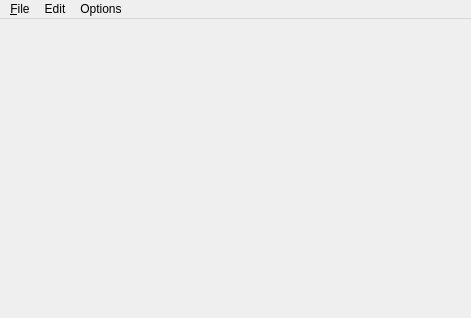
<ui version="4.0" >
 <class>qmwLister</class>
 <widget class="QMainWindow" name="qmwLister" >
  <property name="geometry" >
   <rect>
    <x>0</x>
    <y>0</y>
    <width>471</width>
    <height>318</height>
   </rect>
  </property>
  <property name="windowTitle" >
   <string>Lister</string>
  </property>
  <widget class="QWidget" name="centralwidget" >
   <layout class="QHBoxLayout" >
    <property name="margin" >
     <number>9</number>
    </property>
    <property name="spacing" >
     <number>6</number>
    </property>
   </layout>
  </widget>
  <widget class="QMenuBar" name="menubar" >
   <property name="geometry" >
    <rect>
     <x>0</x>
     <y>0</y>
     <width>471</width>
     <height>21</height>
    </rect>
   </property>
   <widget class="QMenu" name="menuEdit" >
    <property name="title" >
     <string>Edit</string>
    </property>
    <addaction name="actionCopy_as_text" />
    <addaction name="actionSelect_all" />
    <addaction name="separator" />
    <addaction name="qaFind" />
    <addaction name="qaFindNext" />
   </widget>
   <widget class="QMenu" name="menuFile" >
    <property name="title" >
     <string>&amp;File</string>
    </property>
    <addaction name="actionOpen" />
    <addaction name="actionSave_as" />
    <addaction name="qaPrint" />
    <addaction name="qaPrintSetup" />
    <addaction name="separator" />
    <addaction name="qaClose" />
   </widget>
   <widget class="QMenu" name="menuOptions" >
    <property name="title" >
     <string>Options</string>
    </property>
    <addaction name="qaText" />
    <addaction name="qaBinary" />
    <addaction name="qaHex" />
    <addaction name="qaMultimedia" />
    <addaction name="separator" />
    <addaction name="qaANSI" />
    <addaction name="qaASCII" />
    <addaction name="qaVariableCharWidth" />
    <addaction name="separator" />
    <addaction name="qaWrapText" />
    <addaction name="qaFitImageToWindow" />
   </widget>
   <addaction name="menuFile" />
   <addaction name="menuEdit" />
   <addaction name="menuOptions" />
  </widget>
  <action name="actionOpen" >
   <property name="text" >
    <string>Open</string>
   </property>
  </action>
  <action name="actionSave_as" >
   <property name="text" >
    <string>Save as...</string>
   </property>
  </action>
  <action name="actionNext_file" >
   <property name="text" >
    <string>Next file</string>
   </property>
   <property name="shortcut" >
    <string>N</string>
   </property>
  </action>
  <action name="actionPrevious_file" >
   <property name="text" >
    <string>Previous file</string>
   </property>
   <property name="shortcut" >
    <string>P</string>
   </property>
  </action>
  <action name="actionPrint" >
   <property name="text" >
    <string>Print...</string>
   </property>
  </action>
  <action name="actionPrint_setup" >
   <property name="text" >
    <string>Print setup...</string>
   </property>
  </action>
  <action name="qaPrint" >
   <property name="text" >
    <string>Print...</string>
   </property>
   <property name="shortcut" >
    <string>Ctrl+P</string>
   </property>
  </action>
  <action name="qaPrintSetup" >
   <property name="text" >
    <string>Print setup...</string>
   </property>
  </action>
  <action name="qaClose" >
   <property name="text" >
    <string>Close</string>
   </property>
   <property name="shortcut" >
    <string>Esc</string>
   </property>
  </action>
  <action name="actionCopy_as_text" >
   <property name="text" >
    <string>Copy as text</string>
   </property>
   <property name="iconText" >
    <string>Copy as text</string>
   </property>
   <property name="toolTip" >
    <string>Copy as text</string>
   </property>
   <property name="shortcut" >
    <string>Ctrl+C</string>
   </property>
  </action>
  <action name="actionSelect_all" >
   <property name="text" >
    <string>Select all</string>
   </property>
   <property name="shortcut" >
    <string>Ctrl+A</string>
   </property>
  </action>
  <action name="qaFind" >
   <property name="text" >
    <string>Find...</string>
   </property>
   <property name="shortcut" >
    <string>F7</string>
   </property>
  </action>
  <action name="qaFindNext" >
   <property name="text" >
    <string>Find next</string>
   </property>
   <property name="shortcut" >
    <string>F3</string>
   </property>
  </action>
  <action name="qaText" >
   <property name="checkable" >
    <bool>true</bool>
   </property>
   <property name="text" >
    <string>Text</string>
   </property>
   <property name="shortcut" >
    <string>1</string>
   </property>
  </action>
  <action name="qaBinary" >
   <property name="checkable" >
    <bool>true</bool>
   </property>
   <property name="text" >
    <string>Binary</string>
   </property>
   <property name="shortcut" >
    <string>2</string>
   </property>
  </action>
  <action name="qaHex" >
   <property name="checkable" >
    <bool>true</bool>
   </property>
   <property name="text" >
    <string>Hex</string>
   </property>
   <property name="shortcut" >
    <string>3</string>
   </property>
  </action>
  <action name="qaMultimedia" >
   <property name="checkable" >
    <bool>true</bool>
   </property>
   <property name="checked" >
    <bool>true</bool>
   </property>
   <property name="text" >
    <string>Multimedia</string>
   </property>
   <property name="shortcut" >
    <string>4</string>
   </property>
  </action>
  <action name="qaANSI" >
   <property name="checkable" >
    <bool>true</bool>
   </property>
   <property name="text" >
    <string>ANSI (Windows char set)</string>
   </property>
   <property name="shortcut" >
    <string>A</string>
   </property>
  </action>
  <action name="qaASCII" >
   <property name="checkable" >
    <bool>true</bool>
   </property>
   <property name="text" >
    <string>ASCII (DOS char set)</string>
   </property>
   <property name="shortcut" >
    <string>S</string>
   </property>
  </action>
  <action name="qaVariableCharWidth" >
   <property name="checkable" >
    <bool>true</bool>
   </property>
   <property name="text" >
    <string>Variable char width</string>
   </property>
   <property name="shortcut" >
    <string>V</string>
   </property>
  </action>
  <action name="qaWrapText" >
   <property name="checkable" >
    <bool>true</bool>
   </property>
   <property name="text" >
    <string>Wrap text</string>
   </property>
   <property name="shortcut" >
    <string>W</string>
   </property>
  </action>
  <action name="qaFitImageToWindow" >
   <property name="checkable" >
    <bool>true</bool>
   </property>
   <property name="text" >
    <string>Fit image to window</string>
   </property>
   <property name="shortcut" >
    <string>F</string>
   </property>
  </action>
 </widget>
 <resources/>
 <connections>
  <connection>
   <sender>qaClose</sender>
   <signal>triggered(bool)</signal>
   <receiver>qmwLister</receiver>
   <slot>close()</slot>
   <hints>
    <hint type="sourcelabel" >
     <x>-1</x>
     <y>-1</y>
    </hint>
    <hint type="destinationlabel" >
     <x>256</x>
     <y>188</y>
    </hint>
   </hints>
  </connection>
 </connections>
</ui>
